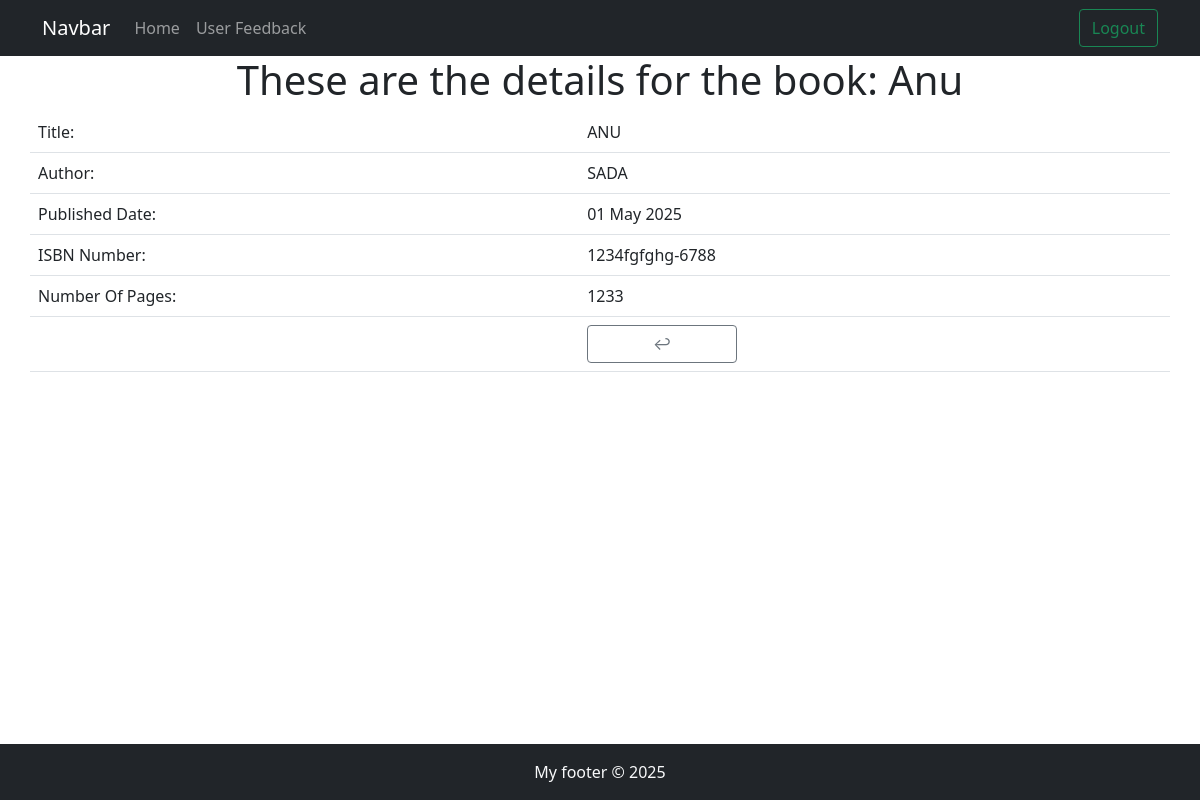
The page /book_details/1/ (signed in) on the database its author committed.
### main/models.py (models this page shows, shortened)
class Book(models.Model):
    title = models.CharField(max_length=255, unique=True)
    author = models.CharField(max_length=100)
    published_date = models.DateField()
    isbn = models.CharField(max_length=100)
    pages = models.IntegerField()
    class Meta:
        db_table = "book"

### main/views.py (the view)
# urls.py: path('book_details/<int:id>/', views.book_details, name='book_details'),
@login_required
def book_details(request, id):
    book = Book.objects.get(id=id)
    context = {
        'book':book,
    }
    return render(request, 'main/book_details.html', context)

### templates/main/book_details.html (shortened to what this page needs)
{% extends 'main/base.html' %}
{% block content %}
    <div class="text-center">
        <h1>These are the details for the book: {{ book.title }}</h1>
    </div>
    <table class="table">
        <tbody>
            <tr>
                <td>Title: </td>
                <td>{{ book.title|upper }}</td>
            </tr>
            <tr>
                <td>Author: </td>
                <td>{{ book.author|upper }}</td>
            </tr>
            <tr>
                <td>Published Date: </td>
                <td>{{ book.published_date|date:"d M Y" }}</td>
            </tr>
            <tr>
                <td>ISBN Number: </td>
                <td>{{ book.isbn }}</td>
            </tr>
            <tr>
                <td>Number Of Pages: </td>
                <td>{{ book.pages }}</td>
            </tr>
            <tr>
                <td></td>
                <td>
                    <a class="btn btn-outline-secondary" href="{% url 'index' %}" style="width: 150px;">
                        <span style='font-size:16px;'>&#8617; </span>
                    </a>
                </td>
            </tr>
        </tbody>
    </table>
{% endblock content %}

### rows shown on the page
Book: title "Anu", title "ANU", author "SADA", published_date "01 May 2025", isbn "1234fgfghg-6788", pages "1233"
